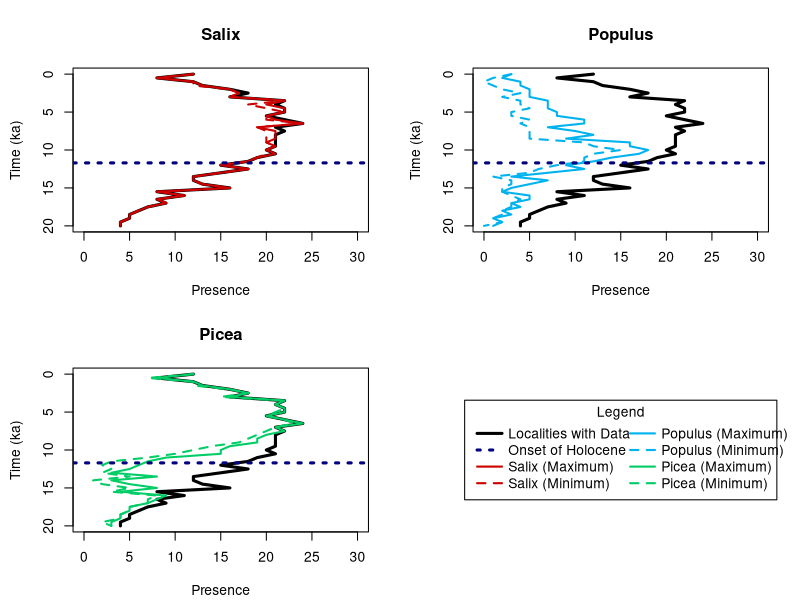
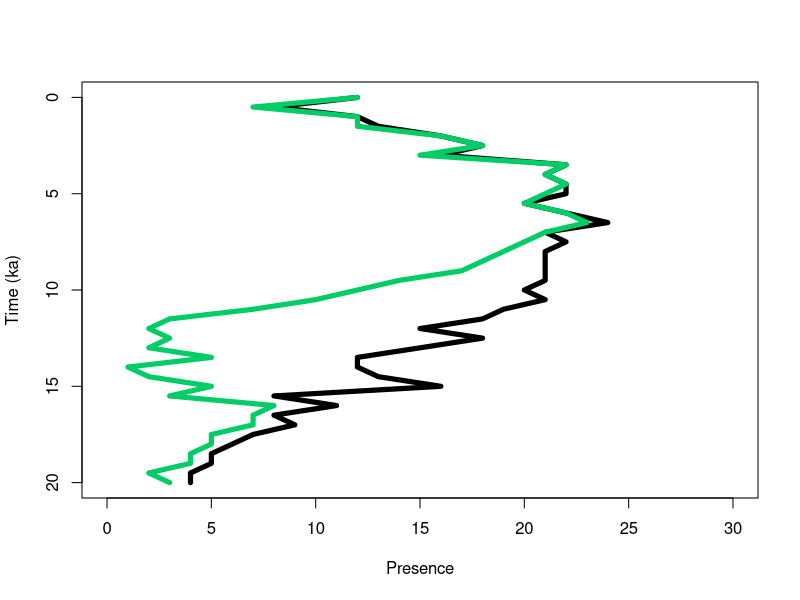
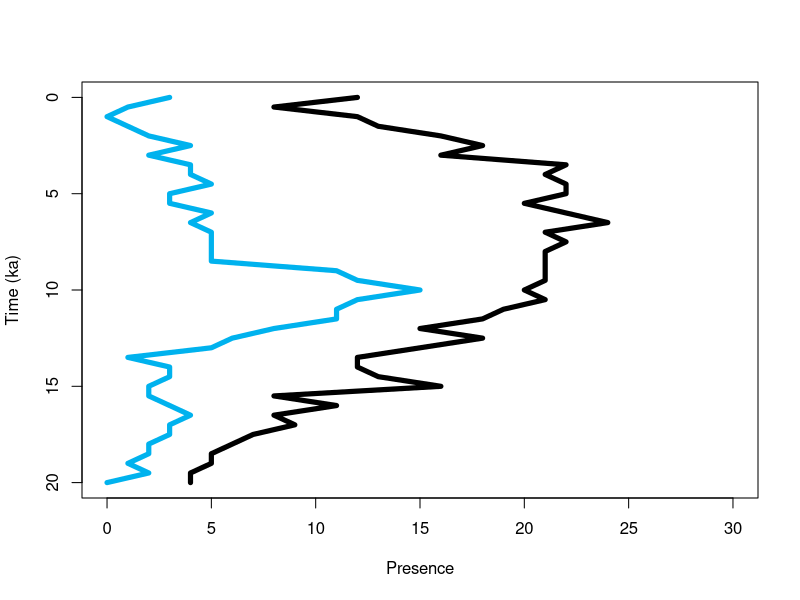

These figures' R source, in order:
# import dataset and prepare for graphing
pollen <- read.csv("TempFiles/PresenceThroughTime.csv")
pollen$Time <- pollen$Time/1000


#####################################################################
############################## FIGURES ##############################
#####################################################################

# create function for summary plot
plotPollen <- function(taxonMin, taxonMax, taxon, color) {
  # create plot and plot data availability
  plot(pollen$AvailableData, pollen$Time, 
       ylim = rev(range(pollen$Time)), 
       xlim = c(0,30),
       type = "l", 
       lty = 1,
       lwd = 3,
       xlab = "Presence",
       ylab = "Time (ka)",
       main = taxon)
  
  # plot maximum taxon
  lines(taxonMax, pollen$Time,
        ylim =rev(range(pollen$Time)),
        type = "l",
        lty = 1,
        lwd = 2,
        col = color)
  
  # plot maximum taxon
  lines(taxonMin, pollen$Time,
        ylim =rev(range(pollen$Time)),
        type = "l",
        lty = 2,
        lwd = 2,
        col = color)
  abline(h=11.7, lty = 3, lwd = 3, col="navy")
}

# direct software to save as .svg to local directory
svg('Results/Figure3.svg', 
    width = 32,
    height = 24,
    pointsize = 30)

# set up graphical parameters
par(mfrow = c(2,2),
    mar = c(4.1, 4.4, 4.1, 1.9))

# call individual plots
plotPollen(pollen$SalixMin, pollen$SalixMax, "Salix", "red3")
plotPollen(pollen$PopulusMin, pollen$PopulusMax, "Populus", "deepskyblue2")
plotPollen(pollen$PiceaMin, pollen$PiceaMax, "Picea", "springgreen3")

# createlegend
plot(NULL ,xaxt='n',yaxt='n',bty='n',ylab='',xlab='', xlim=0:1, ylim=0:1)
legend("center", legend=c("Localities with Data", "Onset of Holocene",
                          "Salix (Maximum)", "Salix (Minimum)", "Populus (Maximum)", "Populus (Minimum)",
                          "Picea (Maximum)", "Picea (Minimum)"),
       col=c("black", "navy", "red3", "red3", "deepskyblue2", "deepskyblue2",  "springgreen3", "springgreen3"), 
       lty=c(1,3,1,2,1,2,1,2),
       lwd=c(3,3,2,2,2,2,2,2),
       pt.cex=1,
       x.intersp = 0.5,
       xpd=T,
       ncol=2,
       text.width = 0.4,
       title = "Legend")

# stop saving as .png file
dev.off()

# create function individual plots for Figs. 4, S1-S2
indiv.plot <- function(taxon, color){
  plot(pollen$AvailableData, pollen$Time, 
       ylim = rev(range(pollen$Time)),
       xlim = c(0,30),
       type = "l", 
       lty = 1,
       lwd = 5,
       xlab = "Presence",
       ylab = "Time (ka)",
       pch = 14)
  lines(taxon, pollen$Time,
        ylim =rev(range(pollen$Time)),
        type = "l",
        lty = 1,
        lwd = 5,
        col = color)
}

# call functions
# Picea
svg('Results/PiceaIndividual.svg', 
    width = 10,
    height = 12,
    pointsize = 30)
indiv.plot(pollen$PiceaMin, "springgreen3")
dev.off()

# Populus
svg('Results/PopulusIndividual.svg', 
    width = 10,
    height = 12,
    pointsize = 30)
indiv.plot(pollen$PopulusMin, "deepskyblue2")
dev.off()

#####################################################################
#####################################################################
#####################################################################



#########################################################################
############################## CORRELATION ##############################
#########################################################################

# Salix maximum and minimum
cor.Salix <- cor.test(pollen$SalixMax, pollen$SalixMin, 
                method = "spearman")
cor.Salix # rho = 0.99, p < 2.2e-16

# Populus maximum and minimum
cor.Populus <- cor.test(pollen$PopulusMax, pollen$PopulusMin, 
                method = "spearman")
cor.Populus # rho = 0.90, p = 2.37e-15

# Picea maximum and minimum
cor.Picea <- cor.test(pollen$PiceaMax, pollen$PiceaMin, 
                       method = "spearman")
cor.Picea # rho = 0.98, p < 2.2e-16

#########################################################################
#########################################################################
#########################################################################



############################################################################################
############################## SIGNIFICANCE OF Picea PATTERN ##############################
############################################################################################

# create function for Monte Carlo simultation (with replacement)
monteCarlo <- function(entry, decline, duration, nit) {
  # set counters for simulation
  it = 1
  score = 0
  count = 0
  
  # enter loop
  for(it in 1:nit){
    
    # randomly resample incidence
    vec = floor(runif(nrow(pollen), min = 0, max = pollen$AvailableData + 1))
    indices_greater_than_entry = which(vec >= entry)
    
    # check if conditions are satisfied based on inputs
    if(length(indices_greater_than_entry) > 1){
      for(i in 1:length(indices_greater_than_entry)){
        count = 0
        if(i + 1 <= length(indices_greater_than_entry)){
          index_lower = indices_greater_than_entry[i]
          index_higher = indices_greater_than_entry[i + 1]
          for(j in index_lower:index_higher){
            if(vec[j] <= decline){
              count <- count + 1
            }
          }
          if(count >= duration) {
            
            # if conditions are satisfied, count as "success." Otherwise move on
            score = score + 1
            break
          }
        }
      }
    }
  }
  return(score)
}


# significance of going from >= 11 down to <= 5 for 7 time bins, then back up to >= 11
success <- monteCarlo(10, 7, 11, 100000)
p <- success/100000
p # p = 0.0007

############################################################################################
############################################################################################
############################################################################################
